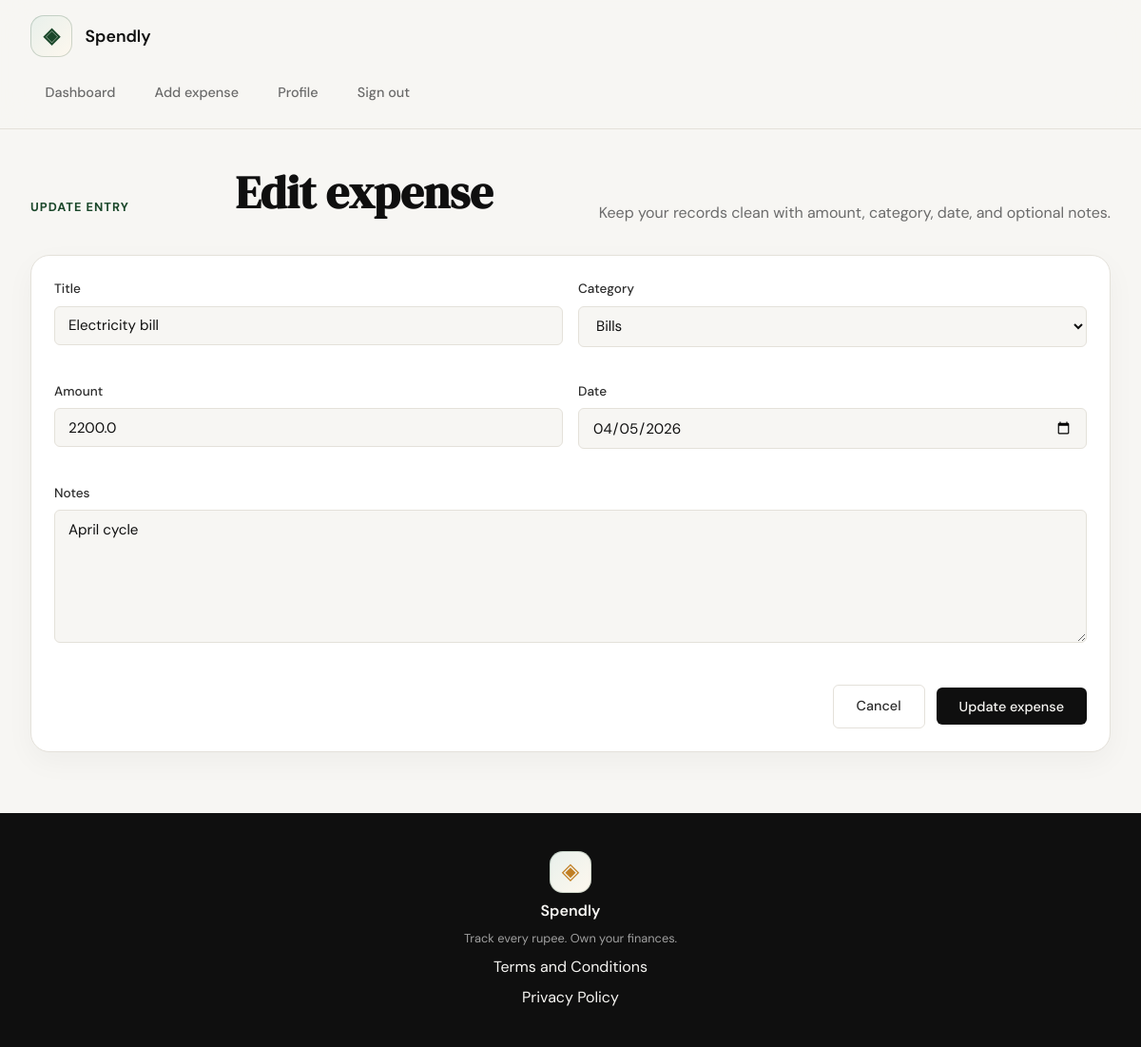
Page /expenses/4/edit (signed in) on the committed database.
### tables this page shows
CREATE TABLE expenses (
                id INTEGER PRIMARY KEY AUTOINCREMENT,
                user_id INTEGER NOT NULL,
                title TEXT NOT NULL,
                category TEXT NOT NULL,
                amount REAL NOT NULL CHECK(amount > 0),
                expense_date TEXT NOT NULL,
                notes TEXT,
                created_at TEXT NOT NULL DEFAULT CURRENT_TIMESTAMP,
                FOREIGN KEY (user_id) REFERENCES users(id) ON DELETE CASCADE
            );

### app.py (the view, shortened to what this page needs)
@app.route("/expenses/<int:id>/edit", methods=["GET", "POST"])
@login_required
def edit_expense(id):
    expense = get_expense_by_id(id, g.user["id"])
    if expense is None:
        abort(404)
    return render_template("expense_form.html", form_mode="edit", expense=expense, expense_id=id)

### app.py (called while the page is built)
def login_required(view):
    @wraps(view)
    def wrapped_view(*args, **kwargs):
        if g.user is None:
            flash("Please sign in to continue.", "error")
            return redirect(url_for("login"))
        return view(*args, **kwargs)
    return wrapped_view

@app.before_request
def load_current_user():
    user_id = session.get("user_id")
    g.user = get_user_by_id(user_id) if user_id else None

@app.context_processor
def inject_globals():
    return {"categories": CATEGORIES}

### database/db.py (called while the page is built)
def get_db():
    conn = sqlite3.connect(DATABASE)
    conn.row_factory = sqlite3.Row
    conn.execute("PRAGMA foreign_keys = ON")
    return conn

def get_user_by_id(user_id):
    with get_db() as db:
        return db.execute(
            "SELECT * FROM users WHERE id = ?",
            (user_id,),
        ).fetchone()

def get_expense_by_id(expense_id, user_id):
    with get_db() as db:
        return db.execute(
            """
            SELECT *
            FROM expenses
            WHERE id = ? AND user_id = ?
            """,
            (expense_id, user_id),
        ).fetchone()

### templates/expense_form.html (shortened to what this page needs)
{% extends "base.html" %}
{% block content %}
<section class="editor-page">
    <div class="editor-shell">
        <div class="editor-header">
            <p class="dashboard-eyebrow">{{ "New entry" if form_mode == "add" else "Update entry" }}</p>
            <h1 class="dashboard-title">{{ "Add an expense" if form_mode == "add" else "Edit expense" }}</h1>
            <p class="dashboard-subtitle">Keep your records clean with amount, category, date, and optional notes.</p>
        </div>
        <div class="editor-card">
            <form method="POST" action="{{ url_for('add_expense') if form_mode == 'add' else url_for('edit_expense', id=expense_id) }}">
                <div class="form-grid">
                    <div class="form-group">
                        <label for="title">Title</label>
                        <input
                            type="text"
                            id="title"
                            name="title"
                            class="form-input"
                            placeholder="Groceries, Uber, Rent"
                            value="{{ expense['title'] if expense else '' }}"
                            required>
                    </div>
                    <div class="form-group">
                        <label for="category">Category</label>
                        <select id="category" name="category" class="form-input" required>
                            {% for category in categories %}
                            <option value="{{ category }}" {% if expense and expense["category"] == category %}selected{% endif %}>
                                {{ category }}
                            </option>
                            {% endfor %}
                        </select>
                    </div>
                    <div class="form-group">
                        <label for="amount">Amount</label>
                        <input
                            type="number"
                            step="0.01"
                            min="0.01"
                            id="amount"
                            name="amount"
                            class="form-input"
                            placeholder="0.00"
                            value="{{ expense['amount'] if expense else '' }}"
                            required>
                    </div>
                    <div class="form-group">
                        <label for="expense_date">Date</label>
                        <input
                            type="date"
                            id="expense_date"
                            name="expense_date"
                            class="form-input"
                            value="{{ expense['expense_date'] if expense else '' }}"
                            required>
                    </div>
                </div>
                <div class="form-group">
                    <label for="notes">Notes</label>
                    <textarea
                        id="notes"
                        name="notes"
                        class="form-input form-textarea"
                        placeholder="Optional details">{{ expense['notes'] if expense and expense['notes'] else '' }}</textarea>
                </div>
                <div class="editor-actions">
                    <a href="{{ url_for('dashboard') }}" class="btn-ghost">Cancel</a>
                    <button type="submit" class="btn-primary">{{ "Save expense" if form_mode == "add" else "Update expense" }}</button>
                </div>
            </form>
        </div>
    </div>
</section>
{% endblock %}

### static/css/style.css (style rules this page uses)
:root { --ink: #0f0f0f; --ink-soft: #2d2d2d; --ink-muted: #6b6b6b; --ink-faint: #a0a0a0; --paper: #f7f6f3; --paper-warm: #f0ede6; --paper-card: #ffffff; --accent: #1a472a; --accent-light: #e8f0eb; --accent-2: #c17f24; --accent-2-light: #fdf3e3; --danger: #c0392b; --danger-light: #fdecea; --border: #e4e1da; --border-soft: #eeebe4; --font-display: 'DM Serif Display', Georgia, serif; --font-body: 'DM Sans', system-ui, sans-serif; --max-width: 1200px; --auth-width: 440px; --radius-sm: 6px; --radius-md: 12px; --radius-lg: 20px; }
*, *::before, *::after { box-sizing: border-box; margin: 0; padding: 0; }
html { font-size: 16px; scroll-behavior: smooth; }
body { background: var(--paper); color: var(--ink); font-family: var(--font-body); font-size: 1rem; line-height: 1.6; -webkit-font-smoothing: antialiased; }
a { color: inherit; text-decoration: none; }
.btn-primary { display: inline-block; background: var(--ink); color: var(--paper); padding: 0.65rem 1.5rem; border-radius: var(--radius-sm); font-family: var(--font-body); font-size: 0.9rem; font-weight: 500; cursor: pointer; border: none; transition: background 0.2s; text-decoration: none; }
.btn-ghost { display: inline-block; background: transparent; color: var(--ink-soft); padding: 0.65rem 1.5rem; border-radius: var(--radius-sm); font-size: 0.9rem; font-weight: 500; border: 1px solid var(--border); transition: all 0.2s; text-decoration: none; }
.form-group { margin-bottom: 1.25rem; }
.form-group label { display: block; font-size: 0.85rem; font-weight: 500; color: var(--ink-soft); margin-bottom: 0.4rem; }
.form-input { width: 100%; padding: 0.6rem 0.875rem; border: 1px solid var(--border); border-radius: var(--radius-sm); font-family: var(--font-body); font-size: 0.95rem; color: var(--ink); background: var(--paper); outline: none; transition: border-color 0.2s; }
.form-input::placeholder { color: var(--ink-faint); }
.dashboard-shell, .editor-shell { max-width: var(--max-width); margin: 0 auto; }
.dashboard-header, .editor-header { display: flex; justify-content: space-between; gap: 1.5rem; align-items: end; margin-bottom: 2rem; }
.dashboard-eyebrow { color: var(--accent); font-size: 0.8rem; font-weight: 700; text-transform: uppercase; letter-spacing: 0.08em; margin-bottom: 0.5rem; }
.dashboard-title { font-family: var(--font-display); font-size: clamp(2rem, 4vw, 3rem); line-height: 1.1; margin-bottom: 0.5rem; }
.dashboard-subtitle { color: var(--ink-muted); max-width: 620px; }
.stat-panel, .dashboard-card, .editor-card { background: var(--paper-card); border: 1px solid var(--border); border-radius: var(--radius-lg); box-shadow: 0 10px 30px rgba(0, 0, 0, 0.04); }
.dashboard-card, .editor-card { padding: 1.5rem; }
.editor-page { padding: 2.5rem 2rem 4rem; }
.editor-card form { display: flex; flex-direction: column; gap: 1rem; }
.form-grid { display: grid; grid-template-columns: repeat(2, 1fr); gap: 1rem; }
.form-textarea { min-height: 140px; resize: vertical; }
.editor-actions { display: flex; justify-content: flex-end; gap: 0.75rem; align-items: center; }

### rows in the picture
expenses: title "Electricity bill", category "Bills", amount "2200.0", expense_date "04/05/2026", notes "April cycle"

### other values in the picture
{{ "New entry" if form_mode == "add" else "Update entry" }} "UPDATE ENTRY"
{{ "Add an expense" if form_mode == "add" else "Edit expense" }} "Edit expense"
{{ "Save expense" if form_mode == "add" else "Update expense" }} "Update expense"
